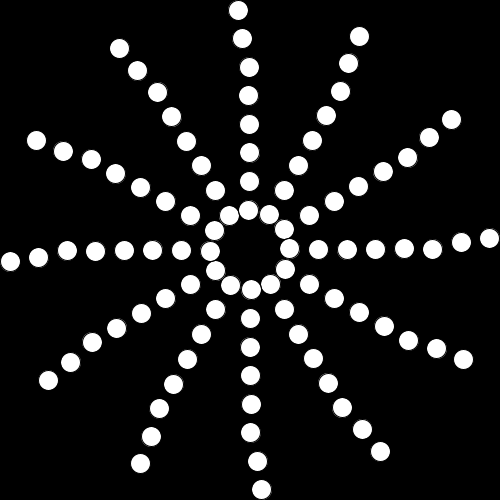
Frame 1 (no input)
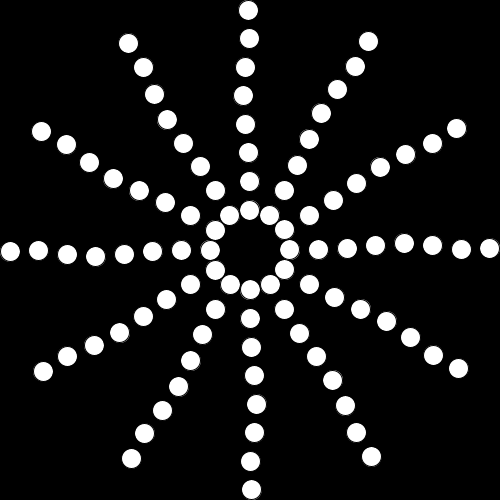
Frame 60 (the mouse pressed at the canvas centre just before this capture)
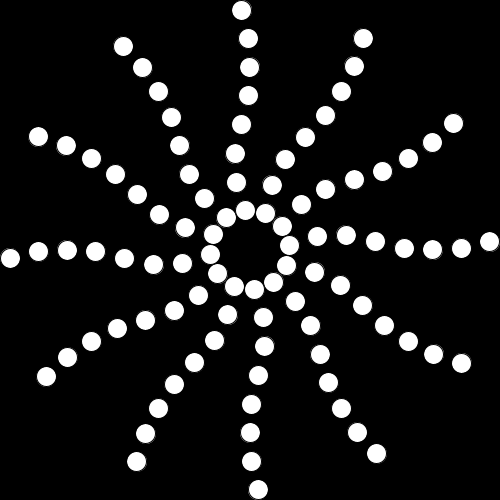
Frame 120 (the mouse held since frame 60 and released just before this capture)

The Processing sketch that drew these frames (run headless with seeded random() and noise(); from frame 60 on, the mouse is pressed at the canvas centre):

// Processing sketch: chains
// ── chains.pde
float rand[] = new float[8];
float moved[] = new float[8];
int FRAME_UNIT=120;
void setup(){
  size(500,500);
  for(int i=0;i<rand.length;i++){
    rand[i] = int(random(-4,4));
    rand[i] = rand[i]*TAU/12;
    moved[i] = 0;
  }
}

void draw(){
  background(0);
  fill(255);
  art2();
}
void art2(){
  translate(width/2, height/2);
  for(int i=0;i<8;i++){
    for(int j=0;j<12;j++){
      float rad = map(j,0,11,0,2*PI-PI/6);
      //float add_rad = PI/6*sin(radians(frameCount*6 + i*20));
      float add_rad = PI/6*sin(map(noise(frameCount/64. + i*0.1), 0, 1, 0, PI));
      float r = map(i,0,7,0,width/2-50)+40;
      circle(r*cos(rad+add_rad), r*sin(rad+add_rad), 20);
    }
  }
  setup();
}
